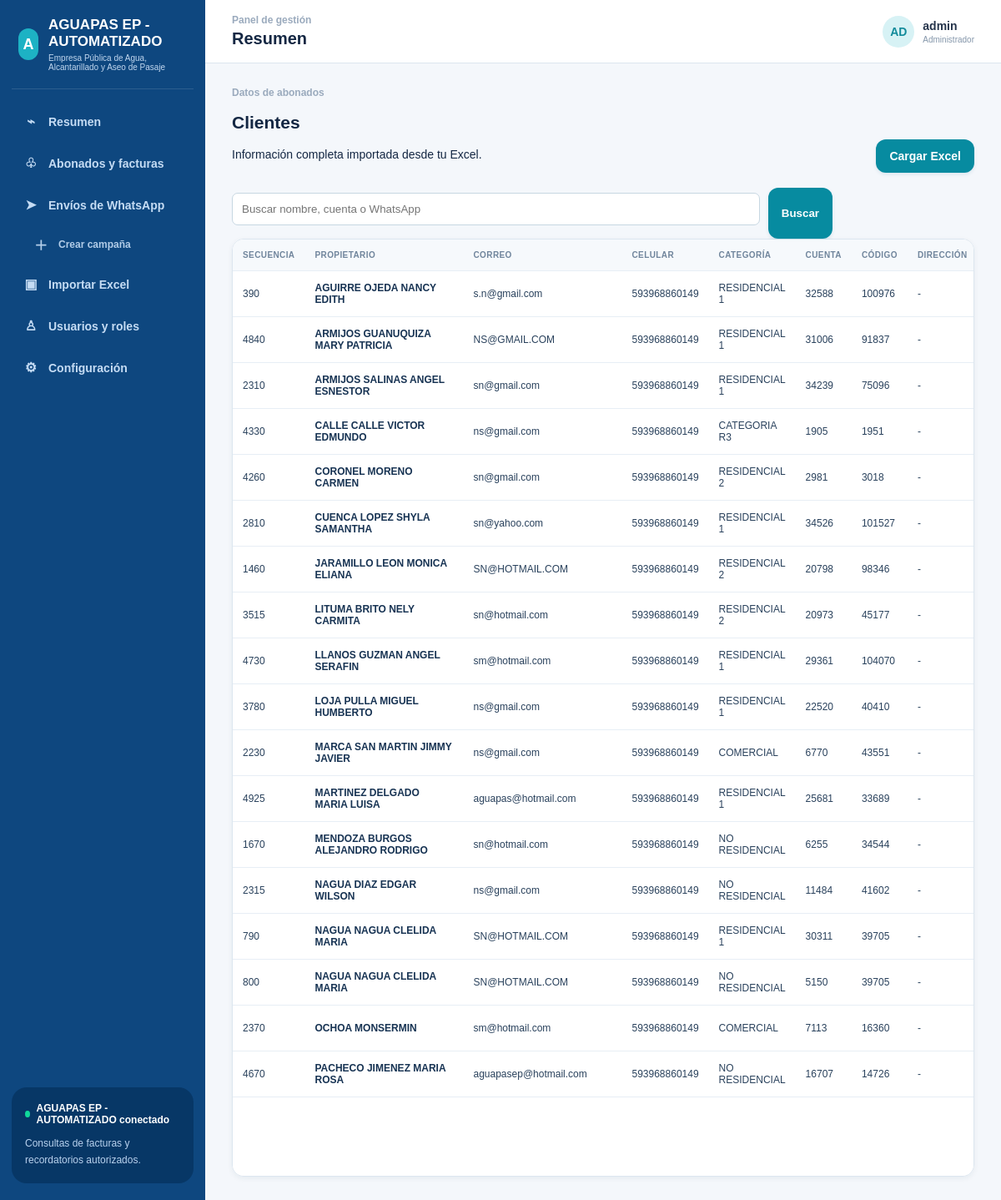
Screenshot of /abonados/ (signed in) with the database file from the repository.
### billing/models.py (models this page shows, shortened)
class Subscriber(models.Model):
    account_number = models.CharField('Cuenta', max_length=60, unique=True)
    import_batch = models.ForeignKey('ImportBatch', null=True, blank=True, on_delete=models.SET_NULL, related_name='subscribers')
    national_id = models.CharField('Cédula', max_length=30, blank=True)
    full_name = models.CharField('Abonado', max_length=180)
    phone = models.CharField('WhatsApp', max_length=30, blank=True)
    email = models.EmailField(blank=True)
    address = models.CharField(max_length=255, blank=True)
    category = models.CharField(max_length=80, blank=True)
    sequence = models.CharField(max_length=30, blank=True)
    client_code = models.CharField(max_length=60, blank=True)
    meter_number = models.CharField(max_length=60, blank=True)
    total_letters = models.DecimalField(max_digits=12, decimal_places=2, default=0)
    previous_reading = models.DecimalField(max_digits=12, decimal_places=2, default=0)
    current_reading = models.DecimalField(max_digits=12, decimal_places=2, default=0)
    active = models.BooleanField(default=True)
    consent_whatsapp = models.BooleanField(default=False)
    created_at = models.DateTimeField(auto_now_add=True)
    updated_at = models.DateTimeField(auto_now=True)

### billing/views.py (the view)
# urls.py: path('abonados/', SubscriberListView.as_view(), name='subscribers'),
class SubscriberListView(LoginRequiredMixin, ListView):
    model = Subscriber
    template_name = 'billing/subscriber_list.html'
    paginate_by = 25
    context_object_name = 'subscribers'
    def get_queryset(self):
        query = self.request.GET.get('q', '').strip()
        subscribers = Subscriber.objects.order_by('full_name')
        if not query:
            return subscribers
        return subscribers.filter(Q(full_name__icontains=query) | Q(account_number__icontains=query) | Q(phone__icontains=query))

### templates/billing/subscriber_list.html (shortened to what this page needs)
{% extends 'base.html' %}{% block content %}<div class="customer-page"><div class='customer-toolbar'><div><div class='eyebrow teal'>Datos de abonados</div><h1>Clientes</h1><p>Información completa importada desde tu Excel.</p></div><a class='btn' href='{% url "import_excel" %}'>Cargar Excel</a></div><form class='customer-search'><input name='q' placeholder='Buscar nombre, cuenta o WhatsApp' value='{{ request.GET.q }}'><button class='btn alt'>Buscar</button></form><div class='table-shell'><table class='customer-table'><tr><th>Secuencia</th><th>Propietario</th><th>Correo</th><th>Celular</th><th>Categoría</th><th>Cuenta</th><th>Código</th><th>Dirección</th></tr>{% for subscriber in subscribers %}{% with invoice=subscriber.invoices.first %}<tr><td>{{ subscriber.sequence|default:'-' }}</td><td class='owner'><strong>{{ subscriber.full_name }}</strong></td><td class='email'>{{ subscriber.email|default:'-' }}</td><td>{{ subscriber.phone|default:'Sin número' }}</td><td>{{ subscriber.category|default:'-' }}</td><td>{{ subscriber.account_number }}</td><td>{{ subscriber.client_code|default:'-' }}</td><td class='address'>{{ subscriber.address|default:'-' }}</td></tr>{% endwith %}{% empty %}<tr><td colspan='14'>No hay abonados.</td></tr>{% endfor %}</table></div></div>{% endblock %}

### templates/base.html (shortened to what this page needs)
<!doctype html>
<html lang="es">
<head>
</head>
<body>
<div class="app-shell">
  <aside class="sidebar">
    <div class="brand"><div class="brand-mark">A</div><div><div class="brand-name">AGUAPAS EP - AUTOMATIZADO</div><div class="brand-subtitle">Empresa Pública de Agua, Alcantarillado y Aseo de Pasaje</div></div></div>
    <nav class="nav">
      <a href="{% url 'dashboard' %}" class="{% if request.path == '/' %}active{% endif %}"><span class="nav-icon">⌁</span>Resumen</a>
      <a href="{% url 'subscribers' %}"><span class="nav-icon">♧</span>Abonados y facturas</a>
      <a href="{% url 'campaigns' %}"><span class="nav-icon">➤</span>Envíos de WhatsApp</a>
      <a href="{% url 'campaign_create' %}" class="subnav-link"><span class="nav-icon">＋</span>Crear campaña</a>
      <a href="{% url 'import_excel' %}"><span class="nav-icon">▣</span>Importar Excel</a>
      <a href="{% url 'users' %}" class="{% if '/usuarios/' in request.path %}active{% endif %}"><span class="nav-icon">♙</span>Usuarios y roles</a>
      <a href="{% url 'users' %}" class="{% if '/configuracion/' in request.path %}active{% endif %}"><span class="nav-icon">⚙</span>Configuración</a>
    </nav>
    <div class="bot-status"><div class="status-line"><span class="status-dot"></span>AGUAPAS EP - AUTOMATIZADO conectado</div><p>Consultas de facturas y recordatorios autorizados.</p></div>
  </aside>
  <main class="main">
    <header class="topbar"><div><div class="eyebrow">Panel de gestión</div><h1 class="page-title">{% block header_title %}Resumen{% endblock %}</h1></div><div class="user-chip"><div class="avatar">{{ request.user.username|slice:':2'|upper }}</div><div class="user-meta"><strong>{{ request.user.get_full_name|default:request.user.username }}</strong><small>{% if request.user.is_staff %}Administrador{% else %}Usuario{% endif %}</small></div></div></header>
    <section class="content">{% block content %}{% endblock %}</section>
  </main>
</div>
</body>
</html>

### templates/base.html (style rules this page uses)
:root { --navy:#0e477f;--navy-deep:#073766;--ink:#142743;--muted:#7890aa;--line:#dce6ef;--bg:#f4f7fb;--white:#fff;--cyan:#20a3b5;--green:#25a64b;--amber:#f7b718;--red:#df334b }
* { box-sizing:border-box }
body { margin:0;background:var(--bg);color:var(--ink);font:14px Arial,Helvetica,sans-serif }
.app-shell { min-height:100vh;display:flex }
.sidebar { width:246px;flex:0 0 246px;background:var(--navy);color:#dbeaff;padding:20px 14px;display:flex;flex-direction:column }
.brand { display:flex;align-items:center;gap:12px;padding:0 8px 20px;border-bottom:1px solid #ffffff20 }
.brand-mark { width:38px;height:38px;border-radius:12px;background:#1db2c4;color:#fff;display:grid;place-items:center;font-size:18px;font-weight:700 }
.brand-name { font-size:17px;font-weight:700;color:#fff }
.brand-subtitle { font-size:10px;margin-top:4px;color:#c1d7ef }
.nav { padding-top:16px;display:grid;gap:5px }
.nav a { color:#c5dcf4;text-decoration:none;padding:13px 14px;border-radius:12px;display:flex;align-items:center;gap:12px;font-weight:600 }
.nav-icon { width:18px;text-align:center;font-size:16px }
.bot-status { margin-top:auto;background:#073766;border-radius:18px;padding:18px 16px;color:#fff }
.status-line { font-weight:700;font-size:12px;display:flex;align-items:center;gap:8px }
.status-dot { width:8px;height:8px;border-radius:50%;background:#10d99b }
.bot-status p { font-size:12px;line-height:1.6;color:#b9d2ee;margin:12px 0 0 }
.main { min-width:0;flex:1 }
.topbar { height:76px;background:#fff;border-bottom:1px solid var(--line);display:flex;align-items:center;justify-content:space-between;padding:0 32px }
.eyebrow { color:#9aaabd;font-size:12px;font-weight:600 }
.page-title { font-size:20px;margin:4px 0 0 }
.user-chip { display:flex;align-items:center;gap:10px;color:#25344b }
.avatar { width:38px;height:38px;border-radius:50%;background:#d7f2f5;color:#128b9b;display:grid;place-items:center;font-weight:700 }
.user-meta small { display:block;color:#8496aa;font-size:10px;margin-top:3px }
.content { max-width:none;width:100%;margin:0 auto;padding:28px 32px }
.subnav-link { padding-top:8px!important;padding-bottom:8px!important;margin-left:12px;font-size:12px!important;opacity:.9 }
.btn { background:#078ba0;color:#fff;border:0;border-radius:12px;padding:12px 16px;text-decoration:none;font-weight:700;display:inline-block;cursor:pointer;box-shadow:0 2px 4px #0c62851c }
.form input,.form textarea,.form select,form>input { display:block;width:100%;max-width:680px;padding:11px;margin:6px 0 16px;border:1px solid #c7d7e2;border-radius:7px;box-sizing:border-box }

### templates/billing/subscriber_list.html (style rules this page uses)
.customer-page { min-width:0 }
.customer-toolbar { display:flex;justify-content:space-between;align-items:flex-end;gap:18px;margin-bottom:18px }
.customer-search { display:flex;gap:10px;max-width:720px }
.customer-search input { flex:1 }
.table-shell { width:100%;height:calc(100vh - 220px);min-height:520px;background:#fff;border:1px solid #dce6ef;border-radius:14px;overflow:auto;box-shadow:0 2px 6px #173b5710 }
.customer-table { width:100%;min-width:1320px;border-collapse:collapse;font-size:12px }
.customer-table th { position:sticky;top:0;background:#f6f9fc;color:#70859c;font-size:10px;text-transform:uppercase;letter-spacing:.04em;text-align:left;white-space:nowrap }
.customer-table th,.customer-table td { padding:13px 12px;border-bottom:1px solid #e7eef5;vertical-align:middle }
.customer-table td { color:#29415c }
.customer-table .owner { font-weight:700;color:#173353;min-width:190px }
.customer-table .email { min-width:190px }
.customer-table .address { min-width:220px }
.customer-search input { width:100% }

### rows the page displays
Subscriber: sequence "390", full_name "AGUIRRE OJEDA NANCY EDITH", email "s.n@gmail.com", phone "593968860149", category "RESIDENCIAL 1", account_number "32588", client_code "100976", address "-"
Subscriber: sequence "4840", full_name "ARMIJOS GUANUQUIZA MARY PATRICIA", email "NS@GMAIL.COM", phone "593968860149", category "RESIDENCIAL 1", account_number "31006", client_code "91837", address "-"
Subscriber: sequence "2310", full_name "ARMIJOS SALINAS ANGEL ESNESTOR", email "sn@gmail.com", phone "593968860149", category "RESIDENCIAL 1", account_number "34239", client_code "75096", address "-"
Subscriber: sequence "4330", full_name "CALLE CALLE VICTOR EDMUNDO", email "ns@gmail.com", phone "593968860149", category "CATEGORIA R3", account_number "1905", client_code "1951", address "-"
Subscriber: sequence "4260", full_name "CORONEL MORENO CARMEN", email "sn@gmail.com", phone "593968860149", category "RESIDENCIAL 2", account_number "2981", client_code "3018", address "-"
Subscriber: sequence "2810", full_name "CUENCA LOPEZ SHYLA SAMANTHA", email "sn@yahoo.com", phone "593968860149", category "RESIDENCIAL 1", account_number "34526", client_code "101527", address "-"
Subscriber: sequence "1460", full_name "JARAMILLO LEON MONICA ELIANA", email "SN@HOTMAIL.COM", phone "593968860149", category "RESIDENCIAL 2", account_number "20798", client_code "98346", address "-"
Subscriber: sequence "3515", full_name "LITUMA BRITO NELY CARMITA", email "sn@hotmail.com", phone "593968860149", category "RESIDENCIAL 2", account_number "20973", client_code "45177", address "-"
Subscriber: sequence "4730", full_name "LLANOS GUZMAN ANGEL SERAFIN", email "sm@hotmail.com", phone "593968860149", category "RESIDENCIAL 1", account_number "29361", client_code "104070", address "-"
Subscriber: sequence "3780", full_name "LOJA PULLA MIGUEL HUMBERTO", email "ns@gmail.com", phone "593968860149", category "RESIDENCIAL 1", account_number "22520", client_code "40410", address "-"
Subscriber: sequence "2230", full_name "MARCA SAN MARTIN JIMMY JAVIER", email "ns@gmail.com", phone "593968860149", category "COMERCIAL", account_number "6770", client_code "43551", address "-"
Subscriber: sequence "4925", full_name "MARTINEZ DELGADO MARIA LUISA", email "aguapas@hotmail.com", phone "593968860149", category "RESIDENCIAL 1", account_number "25681", client_code "33689", address "-"
Subscriber: sequence "1670", full_name "MENDOZA BURGOS ALEJANDRO RODRIGO", email "sn@hotmail.com", phone "593968860149", category "NO RESIDENCIAL", account_number "6255", client_code "34544", address "-"
Subscriber: sequence "2315", full_name "NAGUA DIAZ EDGAR WILSON", email "ns@gmail.com", phone "593968860149", category "NO RESIDENCIAL", account_number "11484", client_code "41602", address "-"
Subscriber: sequence "790", full_name "NAGUA NAGUA CLELIDA MARIA", email "SN@HOTMAIL.COM", phone "593968860149", category "RESIDENCIAL 1", account_number "30311", client_code "39705", address "-"
Subscriber: sequence "800", full_name "NAGUA NAGUA CLELIDA MARIA", email "SN@HOTMAIL.COM", phone "593968860149", category "NO RESIDENCIAL", account_number "5150", client_code "39705", address "-"
Subscriber: sequence "2370", full_name "OCHOA MONSERMIN", email "sm@hotmail.com", phone "593968860149", category "COMERCIAL", account_number "7113", client_code "16360", address "-"
Subscriber: sequence "4670", full_name "PACHECO JIMENEZ MARIA ROSA", email "aguapasep@hotmail.com", phone "593968860149", category "NO RESIDENCIAL", account_number "16707", client_code "14726", address "-"

### other values shown
{{ request.user.username|slice:':2'|upper }} "AD"
{{ request.user.get_full_name|default:request.user.username }} "admin"
